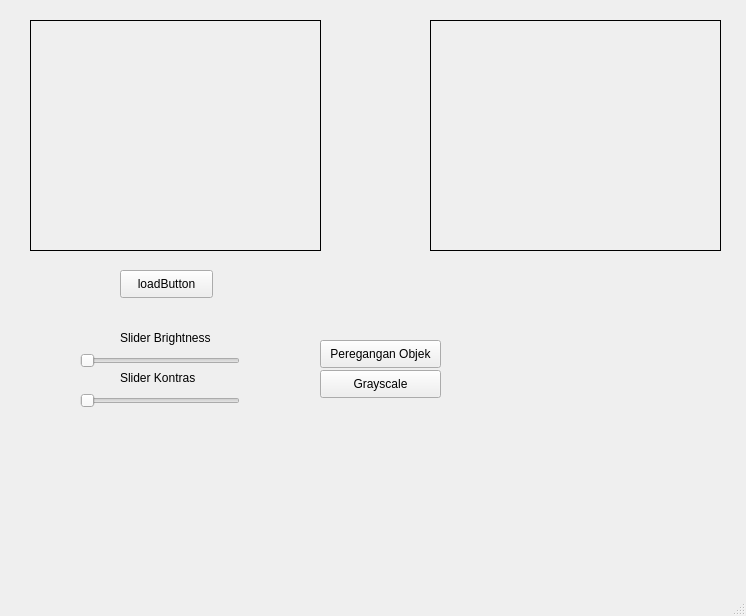
<?xml version="1.0" encoding="UTF-8"?>
<ui version="4.0">
 <class>MainWindow</class>
 <widget class="QMainWindow" name="MainWindow">
  <property name="geometry">
   <rect>
    <x>0</x>
    <y>0</y>
    <width>746</width>
    <height>616</height>
   </rect>
  </property>
  <property name="windowTitle">
   <string>MainWindow</string>
  </property>
  <widget class="QWidget" name="centralwidget">
   <widget class="QLabel" name="imgLabel">
    <property name="geometry">
     <rect>
      <x>30</x>
      <y>20</y>
      <width>291</width>
      <height>231</height>
     </rect>
    </property>
    <property name="frameShape">
     <enum>QFrame::Box</enum>
    </property>
    <property name="text">
     <string/>
    </property>
   </widget>
   <widget class="QLabel" name="hasilLabel">
    <property name="geometry">
     <rect>
      <x>430</x>
      <y>20</y>
      <width>291</width>
      <height>231</height>
     </rect>
    </property>
    <property name="frameShape">
     <enum>QFrame::Box</enum>
    </property>
    <property name="text">
     <string/>
    </property>
   </widget>
   <widget class="QPushButton" name="loadButton">
    <property name="geometry">
     <rect>
      <x>120</x>
      <y>270</y>
      <width>93</width>
      <height>28</height>
     </rect>
    </property>
    <property name="text">
     <string>loadButton</string>
    </property>
   </widget>
   <widget class="QPushButton" name="GrayButton">
    <property name="geometry">
     <rect>
      <x>320</x>
      <y>370</y>
      <width>121</width>
      <height>28</height>
     </rect>
    </property>
    <property name="text">
     <string>Grayscale</string>
    </property>
   </widget>
   <widget class="QSlider" name="SliderBrightness">
    <property name="geometry">
     <rect>
      <x>80</x>
      <y>350</y>
      <width>160</width>
      <height>22</height>
     </rect>
    </property>
    <property name="orientation">
     <enum>Qt::Horizontal</enum>
    </property>
   </widget>
   <widget class="QLabel" name="label">
    <property name="geometry">
     <rect>
      <x>120</x>
      <y>330</y>
      <width>101</width>
      <height>16</height>
     </rect>
    </property>
    <property name="text">
     <string>Slider Brightness</string>
    </property>
   </widget>
   <widget class="QSlider" name="SliderKontras">
    <property name="geometry">
     <rect>
      <x>80</x>
      <y>390</y>
      <width>160</width>
      <height>22</height>
     </rect>
    </property>
    <property name="orientation">
     <enum>Qt::Horizontal</enum>
    </property>
   </widget>
   <widget class="QLabel" name="label_2">
    <property name="geometry">
     <rect>
      <x>120</x>
      <y>370</y>
      <width>101</width>
      <height>16</height>
     </rect>
    </property>
    <property name="text">
     <string>Slider Kontras</string>
    </property>
   </widget>
   <widget class="QPushButton" name="PereganganObjek">
    <property name="geometry">
     <rect>
      <x>320</x>
      <y>340</y>
      <width>121</width>
      <height>28</height>
     </rect>
    </property>
    <property name="text">
     <string>Peregangan Objek</string>
    </property>
   </widget>
  </widget>
  <widget class="QMenuBar" name="menubar">
   <property name="geometry">
    <rect>
     <x>0</x>
     <y>0</y>
     <width>746</width>
     <height>26</height>
    </rect>
   </property>
  </widget>
  <widget class="QStatusBar" name="statusbar"/>
 </widget>
 <resources/>
 <connections/>
</ui>
